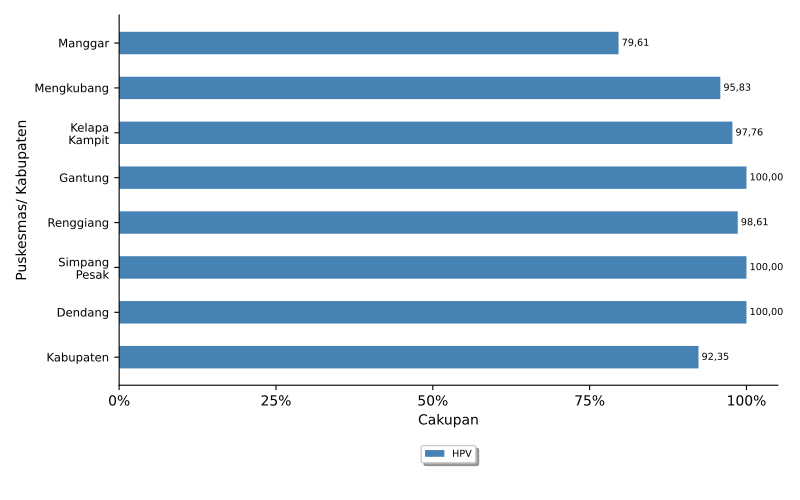

Source code (Python):
import numpy as np
import matplotlib.pyplot as plt
import pandas
from textwrap import wrap
from matplotlib.ticker import FuncFormatter
import locale
locale.setlocale(locale.LC_ALL, 'id_ID.UTF8')
plt.rcParams['pdf.fonttype'] = 42
# plt.rcParams['figure.figsize'] = 8, 5

import sys, os, inspect
currentdir = os.path.dirname(os.path.abspath(inspect.getfile(inspect.currentframe())))
parentdir = os.path.dirname(currentdir)
sys.path.insert(0, parentdir)

berkasData = currentdir +'\\bab_05_26c_dataImunSD_HPV_IDL.csv'
berkasSimpan = currentdir +'\\bab_05_26c_imunSD_HPV.pdf'
# judulDiagram = 'Cakupan Pemberian Tablet Tambah Darah\nTahun 2021'
sumbuX = 'Cakupan'
sumbuY = 'Puskesmas/ Kabupaten'
tickerSumbuX = np.arange(0,110,25)

# read data file
colnames = ['puskesmas','HPV_SD','idlSD_L','idlSD_P','idlSD_LP']
data = pandas.read_csv(berkasData, names=colnames, sep=';')
puskesmas = data.puskesmas.tolist()
bar1 = data.HPV_SD.tolist()
# print(kecamatan)
# print(bar1)

ind = np.arange(len(puskesmas))  # the x locations for the groups
width = 0.5       # the width of the bars

# make bars
fig, ax = plt.subplots()
rects1 = ax.barh(ind, bar1, width, color='steelblue', label = 'HPV')

# add some text for labels, title and axes ticks
# ax.set_title(judulDiagram)
ax.set_xticks(tickerSumbuX)
ax.set_xlabel(sumbuX)
ax.xaxis.set_major_formatter(FuncFormatter(lambda x, pos: '{:n}%'.format(x)))

ax.set_yticks(ind)
ax.set_yticklabels(list([ '\n'.join(wrap(l, 10)) for l in puskesmas ]), fontsize='small')

ax.set_ylabel(sumbuY)
ax.invert_yaxis()

ax.spines['top'].set_visible(False)
ax.spines['right'].set_visible(False)

# box = ax.get_position()
# ax.set_position([box.x0, box.y0 + box.height * 0.1, box.width, box.height * 0.9])
ax.legend(fontsize='x-small', loc='upper center', bbox_to_anchor=(0.5, -0.15), fancybox=True, shadow=True, ncol=2)

# make labels for bars

for i, v in enumerate(bar1):
    ax.text(v+0.5, i, locale.format_string("%.2f", v), ha='left', va='center', fontsize='x-small')

# finishing
pyrfig = plt.figure(1)
pyrfig.set_figwidth(8)
pyrfig.set_figheight(5)
# tight_layout to make consistent size
# adjust subplot to make room for legend
fig.subplots_adjust(bottom=-0.15)
plt.tight_layout()
plt.savefig(berkasSimpan)
plt.close(pyrfig)
# plt.show()
